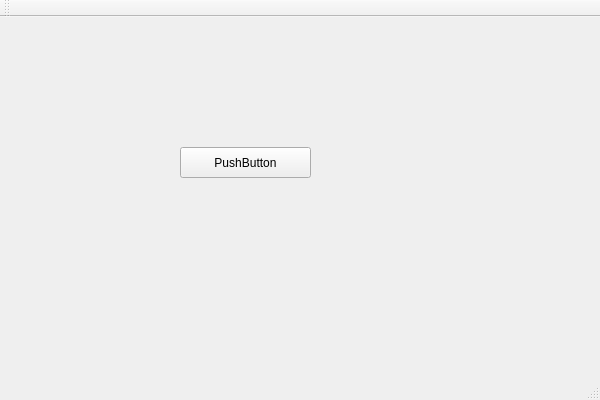
<?xml version="1.0" encoding="UTF-8"?>
<ui version="4.0">
 <class>qttestClass</class>
 <widget class="QMainWindow" name="qttestClass">
  <property name="geometry">
   <rect>
    <x>0</x>
    <y>0</y>
    <width>600</width>
    <height>400</height>
   </rect>
  </property>
  <property name="windowTitle">
   <string>qttest</string>
  </property>
  <widget class="QWidget" name="centralWidget">
   <widget class="QPushButton" name="pushButton">
    <property name="geometry">
     <rect>
      <x>180</x>
      <y>130</y>
      <width>131</width>
      <height>31</height>
     </rect>
    </property>
    <property name="text">
     <string>PushButton</string>
    </property>
   </widget>
  </widget>
  <widget class="QMenuBar" name="menuBar">
   <property name="geometry">
    <rect>
     <x>0</x>
     <y>0</y>
     <width>600</width>
     <height>23</height>
    </rect>
   </property>
  </widget>
  <widget class="QToolBar" name="mainToolBar">
   <attribute name="toolBarArea">
    <enum>TopToolBarArea</enum>
   </attribute>
   <attribute name="toolBarBreak">
    <bool>false</bool>
   </attribute>
  </widget>
  <widget class="QStatusBar" name="statusBar"/>
 </widget>
 <layoutdefault spacing="6" margin="11"/>
 <resources>
  <include location="qttest.qrc"/>
 </resources>
 <connections/>
</ui>
